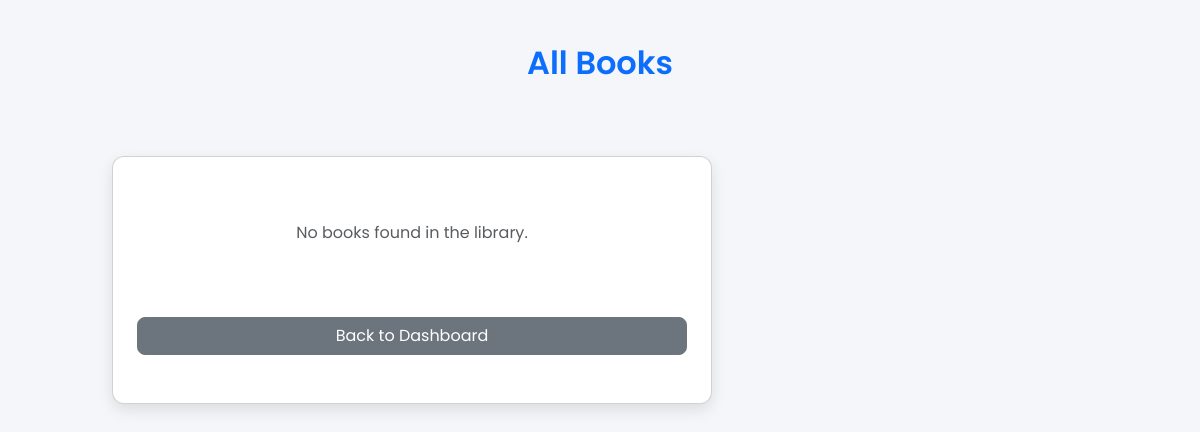
/view_books, run on an earlier commit of the app's database.
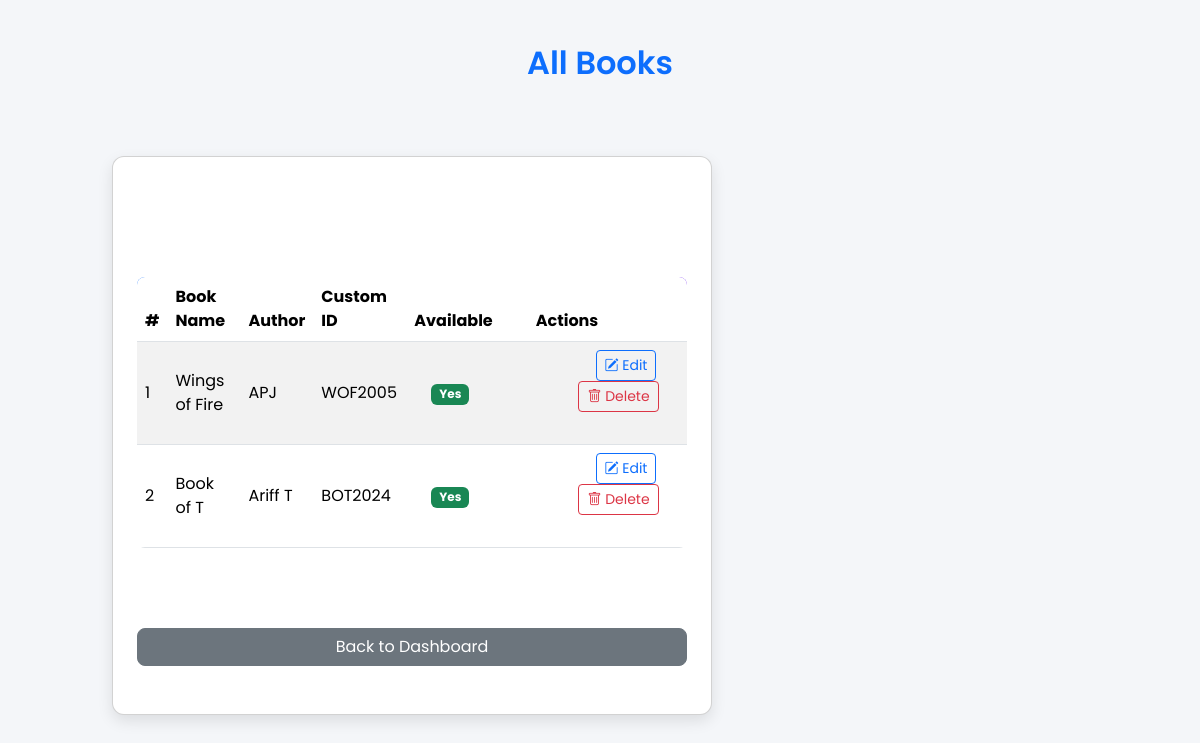
And on a later commit of the database.
### tables this page shows
CREATE TABLE books (
                            id INTEGER PRIMARY KEY AUTOINCREMENT,
                            custom_id TEXT UNIQUE,
                            name TEXT NOT NULL,
                            author TEXT NOT NULL,
                            available BOOLEAN NOT NULL DEFAULT 1
                        );

### app.py (the view)
@app.route("/view_books")
def view_books():
    with get_connection() as conn:
        books = conn.execute("SELECT * FROM books").fetchall()
    return render_template("view_books.html", books=books)

### app.py (called while the page is built)
def get_connection():
    return SQLiteContext(DB_NAME)

    def __enter__(self):
        self.conn = sqlite3.connect(self.db_name)
        self.conn.row_factory = sqlite3.Row
        self.conn.execute('PRAGMA foreign_keys = ON;')
        return self.conn

    def __exit__(self, exc_type, exc_val, exc_tb):
        if exc_type is None and self.conn:
            self.conn.commit()
        if self.conn:
            self.conn.close()
        return False

### templates/view_books.html (shortened to what this page needs)
<!doctype html>
<html lang="en">
<head>
<link href="https://cdn.jsdelivr.net/npm/bootstrap@5.3.2/dist/css/bootstrap.min.css" rel="stylesheet">
<link rel="stylesheet" href="https://cdn.jsdelivr.net/npm/bootstrap-icons@1.10.5/font/bootstrap-icons.css">
<link rel="stylesheet" href="/static/style.css">
</head>
<body>
<div class="container container-narrow">
  <h2>All Books</h2>
  <div class="card p-4 form-card">
    {% if books %}
    <div class="table-responsive">
      <table class="table table-striped align-middle">
        <thead>
          <tr>
            <th>#</th>
            <th>Book Name</th>
            <th>Author</th>
            <th>Custom ID</th>
            <th>Available</th>
            <th style="min-width: 130px;">Actions</th>
          </tr>
        </thead>
        <tbody>
          {% for book in books %}
          <tr>
            <td>{{ loop.index }}</td>
            <td>{{ book.name }}</td>
            <td>{{ book.author }}</td>
            <td>{{ book.custom_id or '-' }}</td>
            <td>
              {% if book.available %}
              <span class="badge text-bg-success">Yes</span>
              {% else %}
              <span class="badge text-bg-danger">No</span>
              {% endif %}
            </td>
            <td>
              <a href="{{ url_for('edit_book', id=book.id) }}" class="btn btn-sm btn-outline-primary me-1">
                  <i class="bi bi-pencil-square"></i> Edit
              </a>
              <a href="#"
                class="btn btn-sm btn-outline-danger delete-book-btn"
                data-bs-toggle="modal"
                data-bs-target="#deleteModal"
                data-book-id="{{ book.id }}"
                data-book-name="{{ book.name }}">
                  <i class="bi bi-trash"></i> Delete
              </a>
            </td>
          </tr>
          {% endfor %}
        </tbody>
      </table>
    </div>
    {% else %}
    <p class="text-center text-muted p-3">No books found in the library.</p>
    {% endif %}
    <a href="/" class="btn btn-secondary mt-3">Back to Dashboard</a>
  </div>
</div>
</body>
</html>

What changed in the data, as far as the page shows it:
added books: name "Wings of Fire", author "APJ", custom "WOF2005", available "Yes"
added books: name "Book of T", author "Ariff T", custom "BOT2024", available "Yes"
Also different on the page:
text no longer shown: "No books found in the library."
text now shown: "# Book Name Author Custom ID Available Actions"
